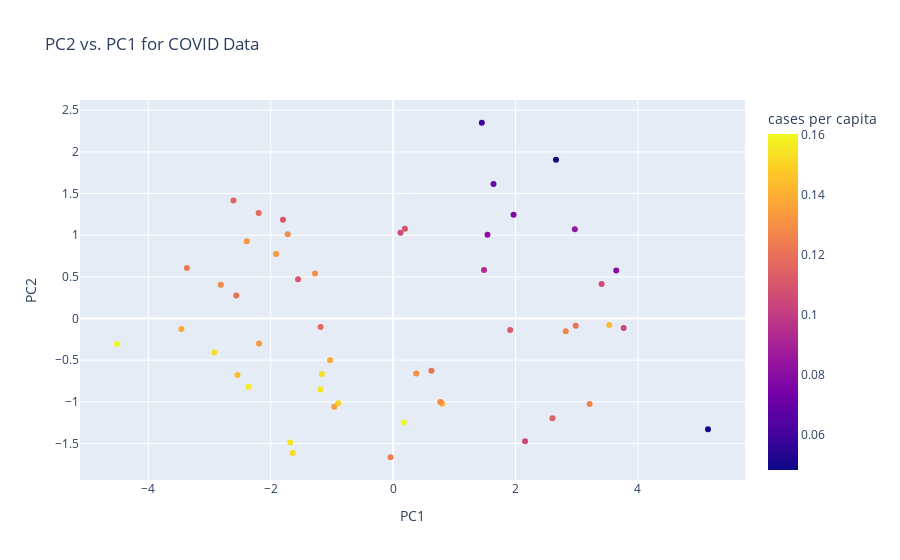

Source (notebook cell):
### Markdown cell above
<!-- END QUESTION -->

<!-- BEGIN QUESTION -->

### Question 3b

Visualize the top 2 principal components and label the data points with the corresponding location. Color each data points based on the number of cases per capita in the location to which it corresponds.

<!--
BEGIN QUESTION
name: q3b
points: 3
manual: True
-->

### Code cell
# lab 11, the same as above
X_2d = X_stand @ vt[0:2][:].T

state_names = X_2d.index

# visualize using the original number of cases per capita
import plotly.express as px

# color --> number of cases per capita (in each state)
# x-axis: PC1, y-axis: PC2

X_2d['cases per capita'] = X['9/12/21']
 
X_2d_states_col = X_2d.reset_index().rename(columns = {0:'PC1', 1:'PC2'})

plot = px.scatter(X_2d_states_col, x = 'PC1', y = 'PC2', color = 'cases per capita', hover_name = 'STNAME',
                 title = 'PC2 vs. PC1 for COVID Data')
plot.show()

### Figure 1 — Plotly figure (JSON) as saved in the notebook; plotly's stock layout.template omitted (floating-point values rounded to 4 significant figures)
{"data": [{"hovertemplate": "<b>%{hovertext}</b><br><br>PC1=%{x}<br>PC2=%{y}<br>cases per capita=%{marker.color}<extra></extra>", "hovertext": ["Alabama", "Alaska", "Arizona", "Arkansas", "California", "Colorado", "Connecticut", "Delaware", "District of Columbia", "Florida", "Georgia", "Hawaii", "Idaho", "Illinois", "Indiana", "Iowa", "Kansas", "Kentucky", "Louisiana", "Maine", "Maryland", "Massachusetts", "Michigan", "Minnesota", "Mississippi", "Missouri", "Montana", "Nebraska", "Nevada", "New Hampshire", "New Jersey", "New Mexico", "New York", "North Carolina", "North Dakota", "Ohio", "Oklahoma", "Oregon", "Pennsylvania", "Rhode Island", "South Carolina", "South Dakota", "Tennessee", "Texas", "Utah", "Vermont", "Virginia", "Washington", "West Virginia", "Wisconsin", "Wyoming"], "legendgroup": "", "marker": {"color": [0.1519, 0.1297, 0.1413, 0.1551, 0.1136, 0.1093, 0.1062, 0.1265, 0.07992, 0.1587, 0.1345, 0.04949, 0.128, 0.1243, 0.1332, 0.1319, 0.1332, 0.1386, 0.1533, 0.05963, 0.08431, 0.1046, 0.1063, 0.1177, 0.1552, 0.1192, 0.1237, 0.1142, 0.1281, 0.08091, 0.1257, 0.1116, 0.1208, 0.1206, 0.1601, 0.1111, 0.1428, 0.06998, 0.1053, 0.1435, 0.1503, 0.1532, 0.1567, 0.1302, 0.11, 0.04828, 0.09334, 0.07748, 0.1178, 0.1293, 0.1385], "coloraxis": "coloraxis", "symbol": "circle"}, "mode": "markers", "name": "", "orientation": "v", "showlegend": false, "type": "scatter", "x": [-1.639, -1.276, 0.8047, -1.682, 2.604, 0.1935, 3.408, 3.212, 3.647, 0.1739, -0.962, 5.146, -2.816, -0.04111, -1.912, -2.392, -2.19, -1.03, -1.164, 1.45, 2.97, 3.768, 0.1209, -2.197, -1.185, -2.564, -3.37, -2.609, 0.7713, 1.542, 2.822, 1.914, 2.983, 0.6262, -4.512, -1.8, -2.543, 1.641, 2.157, 3.533, -0.8986, -2.921, -2.358, 0.3794, -1.553, 2.662, 1.486, 1.968, -1.185, -1.722, -3.46], "xaxis": "x", "y": [-1.614, 0.5404, -1.022, -1.487, -1.197, 1.076, 0.4129, -1.027, 0.5764, -1.248, -1.059, -1.328, 0.4067, -1.665, 0.7735, 0.9287, -0.2986, -0.5015, -0.6657, 2.35, 1.071, -0.1126, 1.03, 1.266, -0.8516, 0.2776, 0.6062, 1.416, -1.003, 1.005, -0.1514, -0.1377, -0.08809, -0.6264, -0.3047, 1.184, -0.6787, 1.615, -1.474, -0.07629, -1.018, -0.4081, -0.82, -0.6608, 0.4724, 1.905, 0.583, 1.246, -0.1019, 1.011, -0.1249], "yaxis": "y"}], "layout": {"coloraxis": {"colorbar": {"title": {"text": "cases per capita"}}, "colorscale": [[0, "#0d0887"], [0.1111, "#46039f"], [0.2222, "#7201a8"], [0.3333, "#9c179e"], [0.4444, "#bd3786"], [0.5556, "#d8576b"], [0.6667, "#ed7953"], [0.7778, "#fb9f3a"], [0.8889, "#fdca26"], [1, "#f0f921"]]}, "legend": {"tracegroupgap": 0}, "title": {"text": "PC2 vs. PC1 for COVID Data"}, "xaxis": {"anchor": "y", "domain": [0, 1], "title": {"text": "PC1"}}, "yaxis": {"anchor": "x", "domain": [0, 1], "title": {"text": "PC2"}}}}
